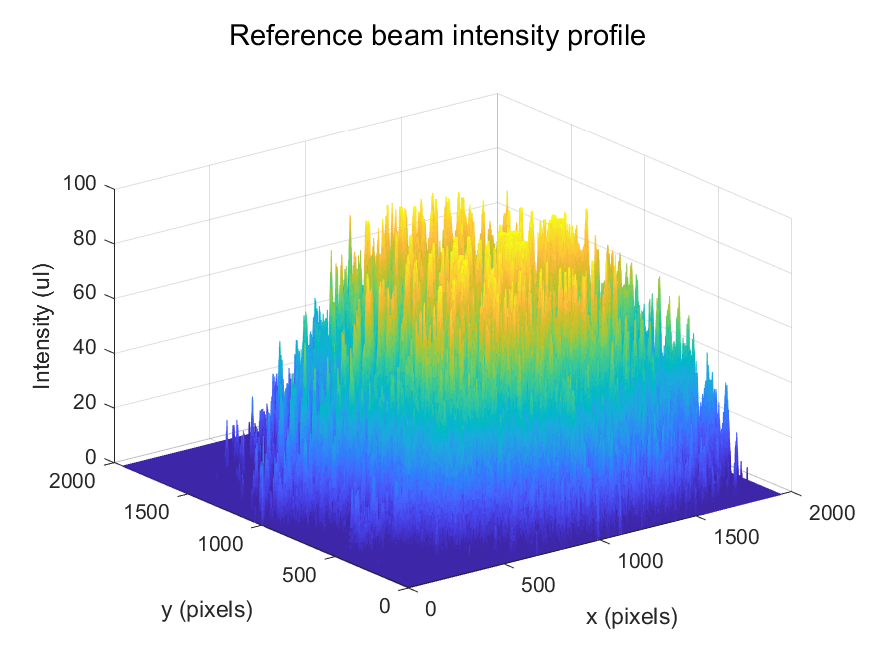
%> input picture 2DHolography2/referenceBeamIntensityProfile.png, 875 x 656 px, given in place of in_ref7.bmp, which was not available
$ octave --eval "IntensityProfile;"   (GNU Octave 9; MATLAB toolbox functions it lacks are replaced by stand-ins)
%> lines starting %> are read from the running program, lines starting %| are printed output that depends on the picture; pictures that were not available may be replaced by others from this repository, and a replacement may not be noted
function IntensityProfile
% Plots 3D intensity profile of incoming beam

clc
clear all;
% Input holgram
I1 = imread('in_ref7.bmp');
%> I1 is the input picture: size 656x875x3 uint8; mean R, G, B 212.4, 224, 230.8
%I1 = double(rgb2gray(I1));
[Ny,Nx] = size(I1);
%> Ny = 656; Nx = 2625
minN = min(Ny,Nx);
%> minN = 656
% Crop to have rows equal to columns
I1 = I1(1:minN,1:minN);
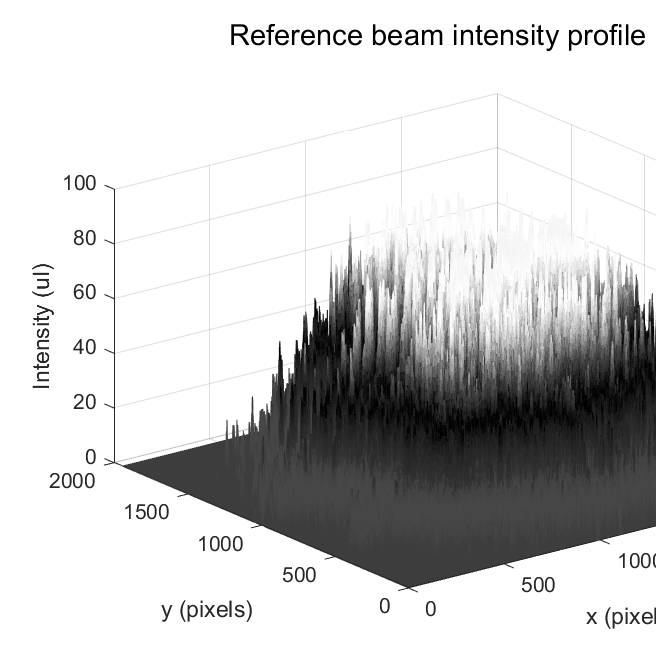
%> I1: size 656x656 uint8; min 0, max 255, mean 204.6
[Ny,Nx] = size(I1);
%> Nx = 656
max(I1);
%figure(1)
%mesh(I1);

%-------Substract DC from hologram
Im1 = 1/(Nx*Ny)*sum(sum(I1));
%> Im1 = 204.6
I1 = I1 - Im1;
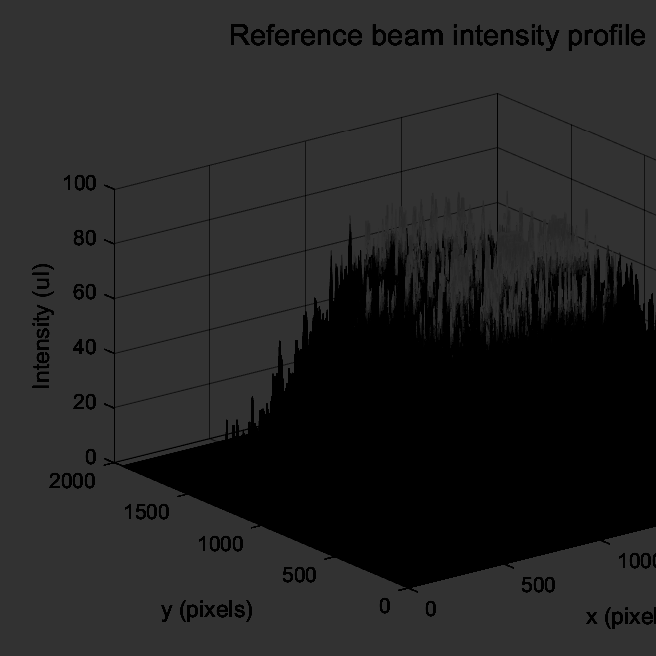
%> I1: size 656x656 uint8; min 0, max 50, mean 35.8

% Max intensity after DC substraction
Imax = max(I1)
%> Imax = 656 values from 50 to 50

figure(2)
mesh(I1);
%suptile(Reference beam intensity profile)
%title(After DC term substraction)
xlabel('x (pixels)');ylabel('y (pixels)');zlabel('Intensity (uI)');
%> after `zlabel('Intensity (uI)')`:
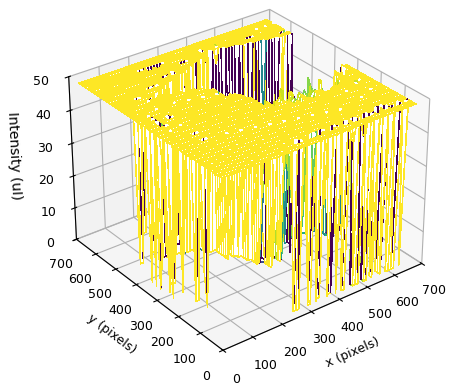
%> figure redrawn from the program's plot data
saveas(gcf,'referenceBeamIntensityProfile.png','png')
